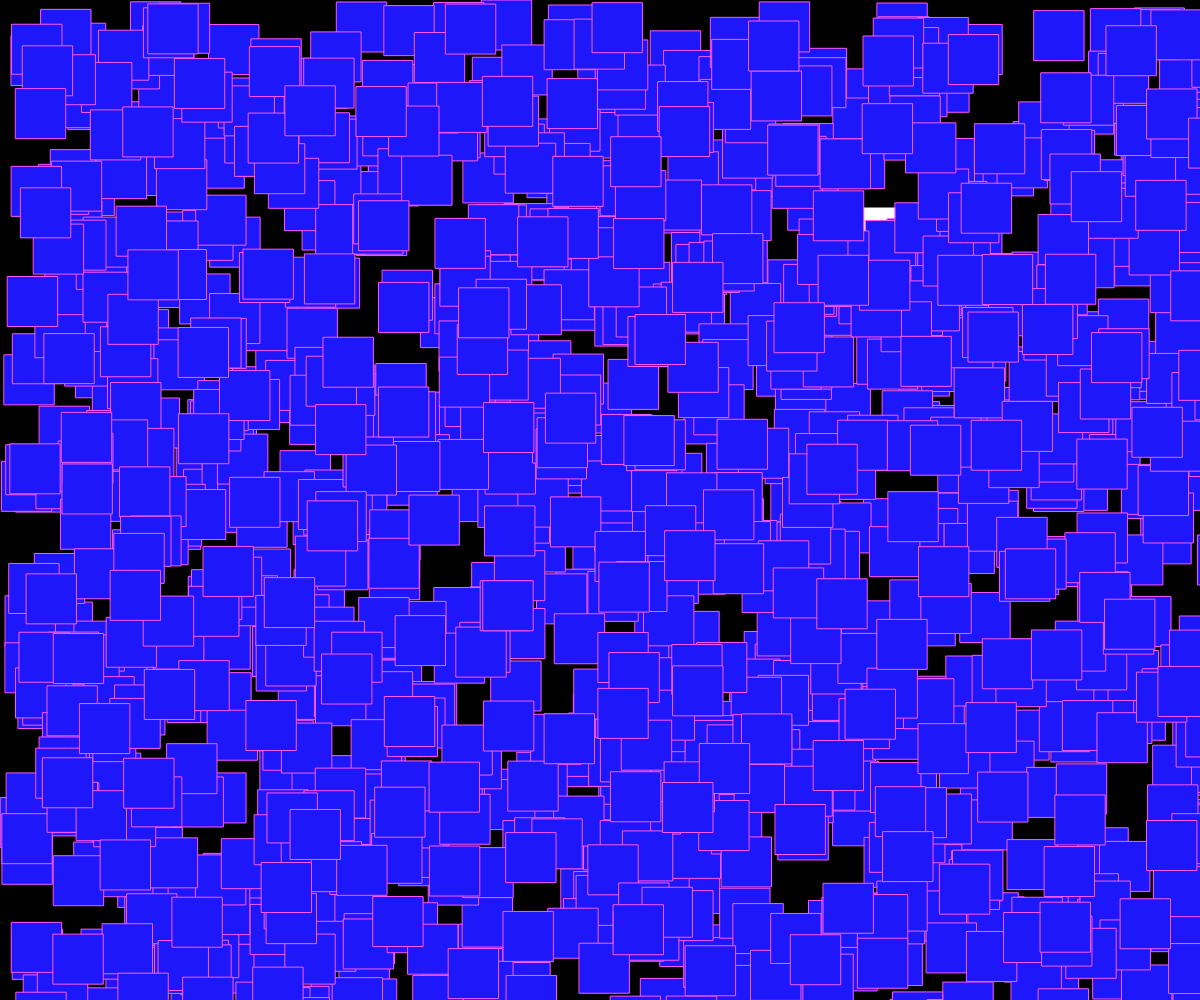
Frame 1 (no input)
Frame 60 (no input): identical to frame 1, image omitted
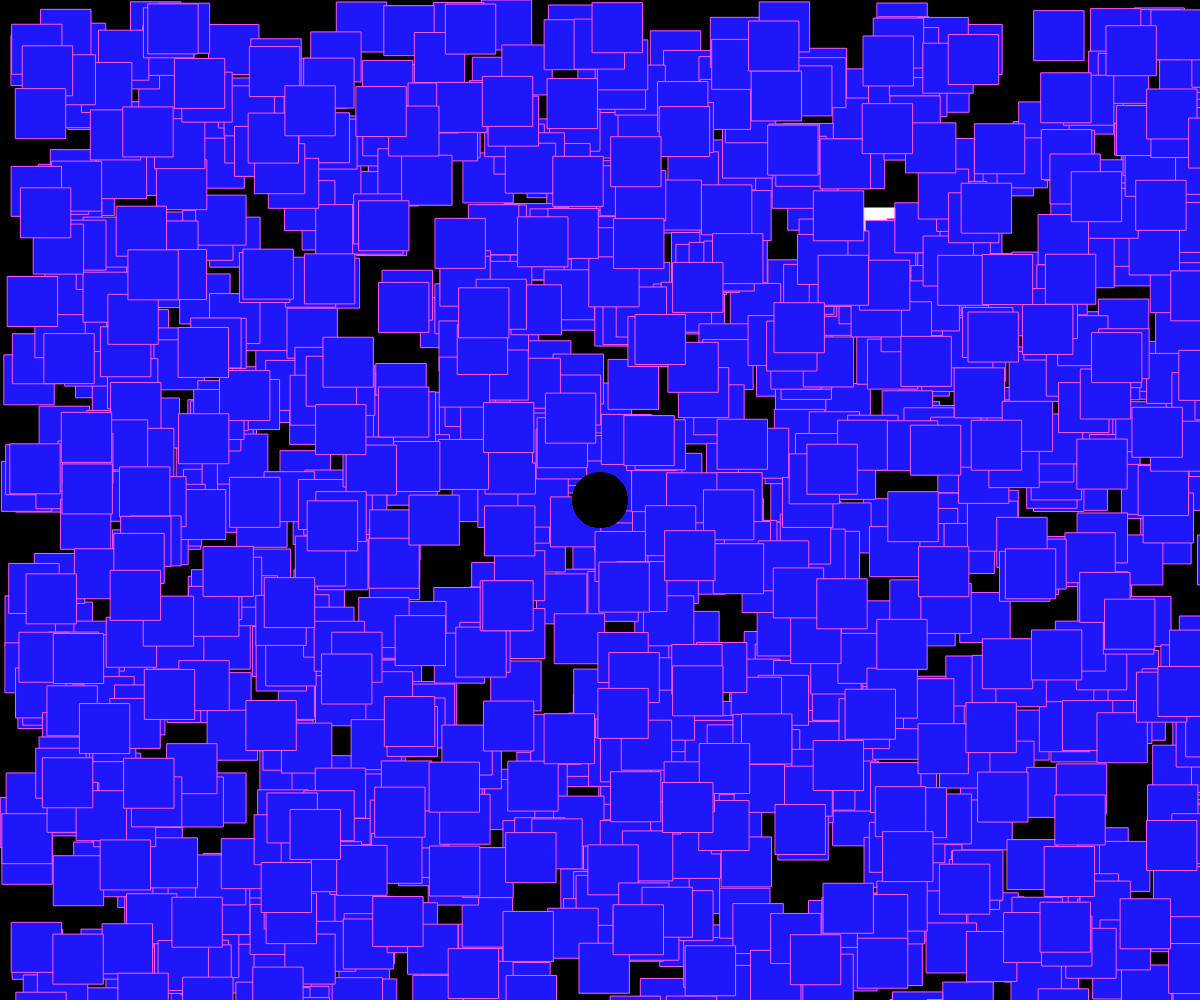
Frame 120 (the mouse pressed at the canvas centre since frame 60)

The p5.js sketch that drew these frames (run headless with seeded random() and noise() and a simulated clock; from frame 60 on, the mouse is pressed at the canvas centre):

// p5.js sketch
// ── sketch.js

var h = 50;
var w =50;
var xAxis =1000;
var yAxis =10;

var size =0;

function setup() {
  // put setup code here
  createCanvas(windowWidth,windowHeight);
  background('#000000');

   while (size<windowWidth){
  		xAxis=random(windowWidth);
  		yAxis=random(windowHeight);
  		rect(xAxis,yAxis,w,h);
  		fill('#1E17FA');
  		stroke('#FF57FF');
		size= size + 1;
	} 		
}


function draw() {
  // put drawing code here
  if(mouseIsPressed) {
  	stroke('#000000');
  	strokeWeight(5);
  	fill("#000000");
  	ellipse(mouseX,mouseY,50,50);
  }
  
  





  


  
 

}
